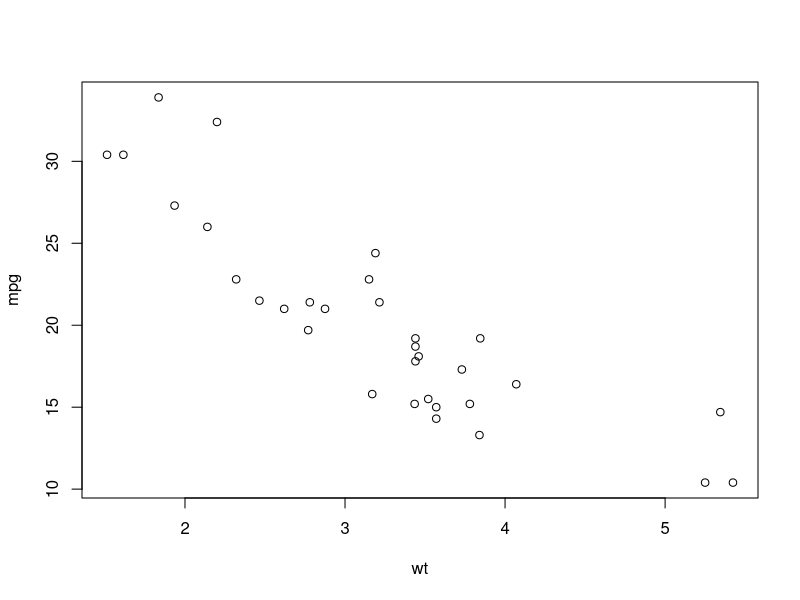
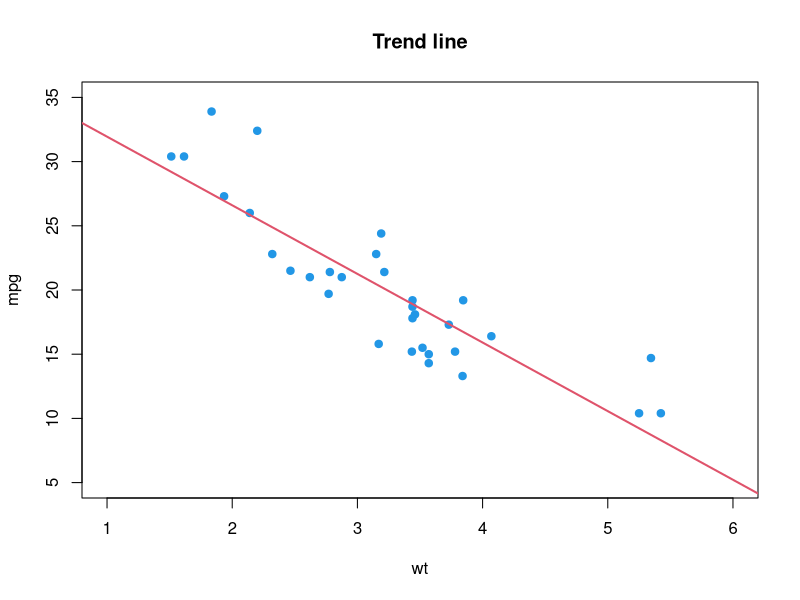
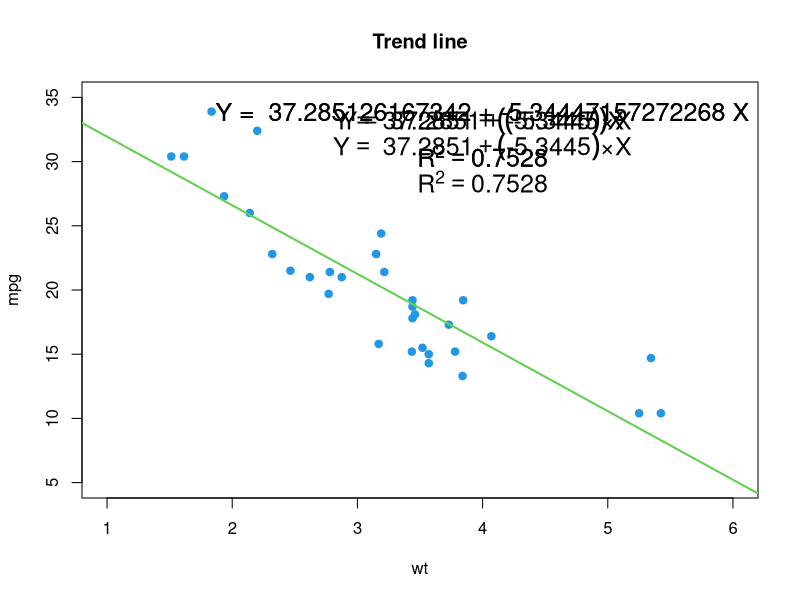
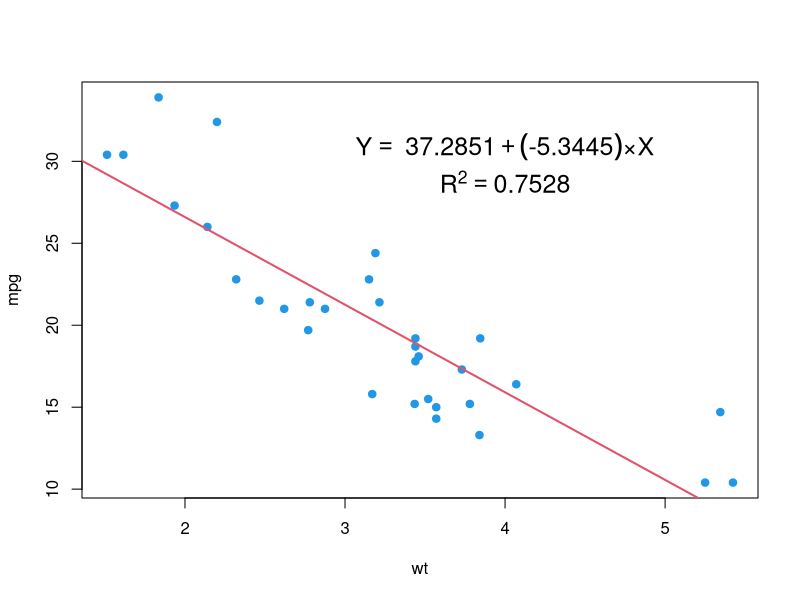
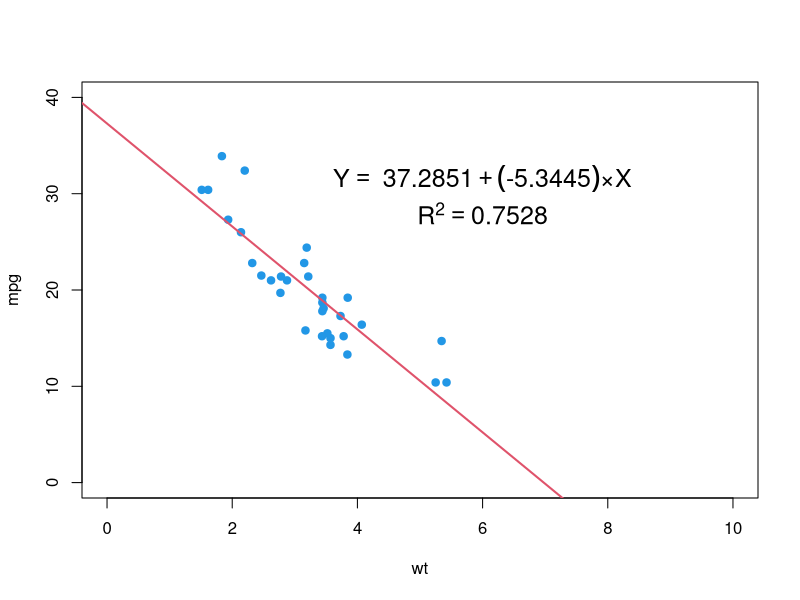
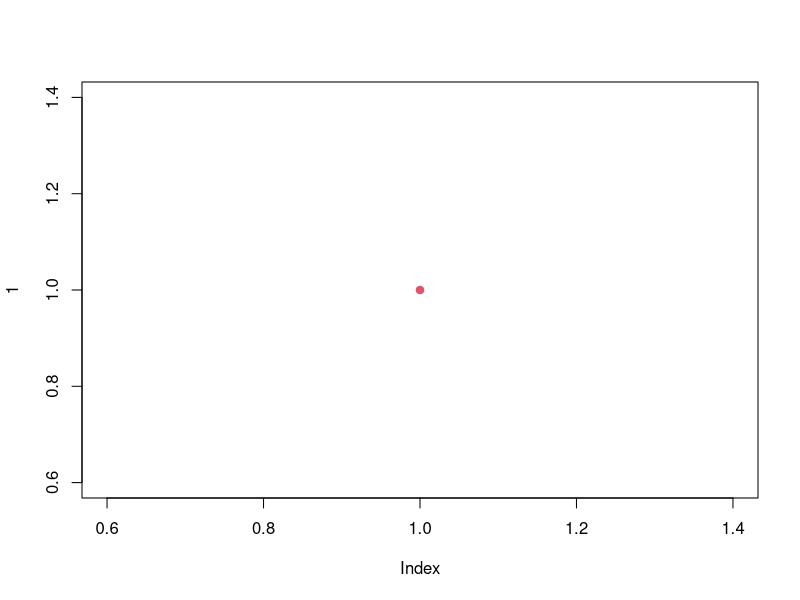
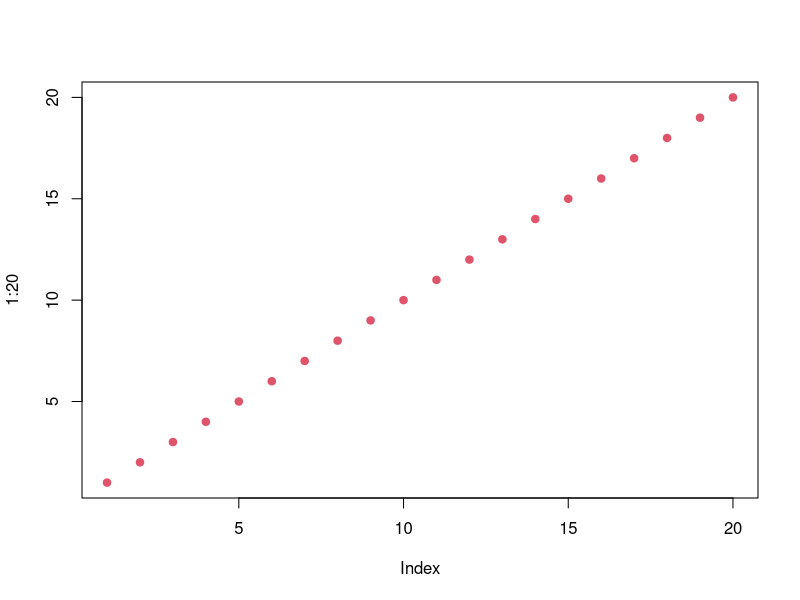
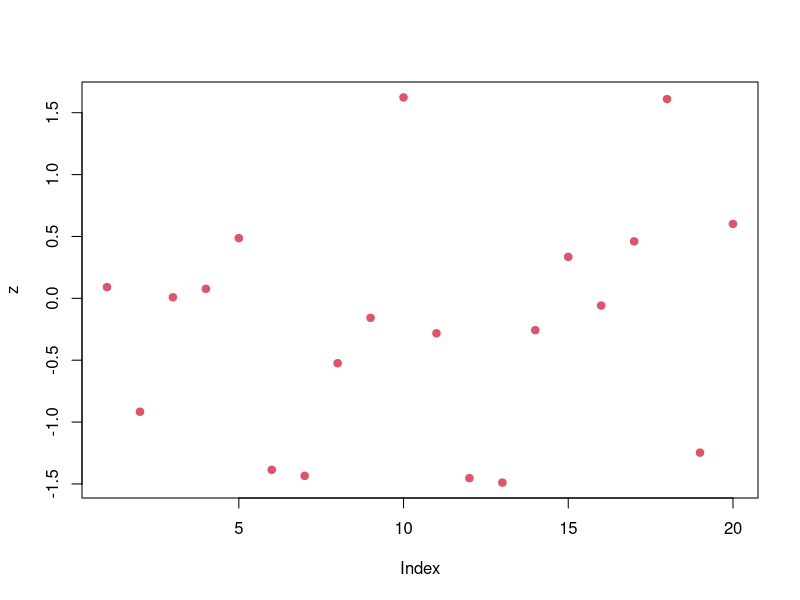

Reproduce these figures in R, in order.
# BÀI 1: LỊCH SỬ PHÁT TRIỂN GRAPHIC TRONG R ####

# Link download file code
# https://github.com/tanduc307/tuhocr/tree/main/dvsr

###########################################################

# BÀI 2: NGUYÊN TẮC VẼ ĐỒ THỊ TRONG R (PHẦN 1) ####

# Vẽ đồ thị trong Excel
?mtcars
write.csv(mtcars, "mtcars_test.csv")

###########################################################

# BÀI 3: NGUYÊN TẮC VẼ ĐỒ THỊ TRONG R (PHẦN 2) ####

plot(mpg ~ wt, data = mtcars)

?mtcars
write.csv(mtcars, "mtcars_test.csv")# linear regression (fitting, smooth)
# https://vi.wikipedia.org/wiki/H%E1%BB%93i_quy_tuy%E1%BA%BFn_t%C3%ADnh
# https://www.spiceworks.com/tech/artificial-intelligence/articles/what-is-linear-regression/
# cách 1:
# R formula
plot(mpg ~ wt, data = mtcars, pch = 19, col = 4, 
     ylim = c(5, 35), xlim = c(1, 6), main = "Trend line") # pch == point character; col == color
fit_lm <- lm(mpg ~ wt, data = mtcars) # lm == Fitting Linear Models
abline(fit_lm, col = 2, lwd = 2) # lwd == line width 
# abline == add straight line / absolute line

class(fit_lm)
summary(fit_lm)
attributes(fit_lm)
str(fit_lm)
unclass(fit_lm)

# cách 2:
plot(mpg ~ wt, data = mtcars, pch = 19, col = 4, 
     ylim = c(5, 35), xlim = c(1, 6), main = "Trend line")
abline(lm(mpg ~ wt, data = mtcars), col = 3, lwd = 2)
### Correlation Coefficient | Hệ số tương quan
coef_lm <- coef(lm(mpg ~ wt, data = mtcars))
coef_lm 
round(coef_lm, 4) -> ok
ok
class(ok)
###
fit_lm <- lm(mpg ~ wt, data = mtcars)
summary(fit_lm)
# https://www.statology.org/multiple-r-vs-r-squared/

unclass(summary(fit_lm))
unclass(summary(fit_lm))$r.squared
round(unclass(summary(fit_lm))$r.squared, 4) -> r_ok
r_ok

text(x = 4, y = max(mtcars$mpg),  paste("Y = ", fit_lm$coefficients[1], "+", fit_lm$coefficients[2], "X"),
     cex = 1.5)

text(x = 4, y = max(mtcars$mpg),  paste("Y = ", fit_lm$coefficients[1], "+", fit_lm$coefficients[2], "X"),
     cex = 1.5)


text(x = 4, y = max(mtcars$mpg)-2,  
     bquote(atop(Y == ~ .(ok[1]) + (.(ok[2])) * X, R^2 == .(r_ok))),
     cex = 1.5)

text(x = 4, y = max(mtcars$mpg)-4,  
     bquote(atop(Y == ~ .(round(fit_lm$coefficients[1], 4)) + (.(round(fit_lm$coefficients[2], 4))) * "\u00D7" * X, R^2 == .(round(unclass(summary(fit_lm))$r.squared, 4)))),
     cex = 1.5)

text(x = 4, y = max(mtcars$mpg)-2,  
     bquote(atop(Y == ~ .(ok[1]) + (.(ok[2])) * "\u00D7" * X, R^2 == .(r_ok))),
     cex = 1.5)

# dấu nhân == multiply sign ×

# https://www.r-bloggers.com/2018/03/math-notation-for-r-plot-titles-expression-and-bquote/
# https://stackoverflow.com/questions/4973898/combining-paste-and-expression-functions-in-plot-labels

# https://rpubs.com/aaronsc32/
# https://rpubs.com/aaronsc32/regression-confidence-prediction-intervals

###########################################################

# BÀI 4: SO SÁNH 2 ĐỒ THỊ ####

fit_lm <- lm(mpg ~ wt, data = mtcars)
plot(mpg ~ wt, data = mtcars, pch = 19, col = 4)
abline(fit_lm, col = 2, lwd = 2)

text(x = 4, y = max(mtcars$mpg)-4,  
     bquote(atop(Y == ~ .(round(fit_lm$coefficients[1], 4)) + (.(round(fit_lm$coefficients[2], 4))) * "\u00D7" * X, R^2 == .(round(unclass(summary(fit_lm))$r.squared, 4)))),
     cex = 1.5)


plot(mpg ~ wt, data = mtcars, pch = 19, col = 4, 
     ylim = c(0, 40), xlim = c(0, 10))
abline(fit_lm, col = 2, lwd = 2)
text(x = 6, y = max(mtcars$mpg)-4,  
     bquote(atop(Y == ~ .(round(fit_lm$coefficients[1], 4)) + (.(round(fit_lm$coefficients[2], 4))) * "\u00D7" * X, R^2 == .(round(unclass(summary(fit_lm))$r.squared, 4)))),
     cex = 1.5)

###########################################################

# BÀI 5: NGUYÊN TẮC VẼ ĐỒ THỊ TRONG R (PHẦN 3) ####

# base R graphics == base plot == standard plot

# base-R graphics == R base graphics

# graphic, graphics, statistical graph, chart, plot

# Phân biệt thuật ngữ kỹ lưỡng
# Wilkinson, L. (2005). The Grammar of Graphics (2nd ed.)

# standard chart
# other chart ~ advanced chart

###########################################################

# BÀI 6: DATA VISUALIZATION LÀ GÌ? ####

# https://www.tuhocr.com/faqs/dataviz

###########################################################

# BÀI 7: PHÂN TÍCH LỆNH PLOT ####

plot(1, pch = 19, col = 2) # vector 1 thành phần

plot(1:20, pch = 19, col = 2) # vector 1 dãy số

z <- rnorm(n = 20, mean = 0, sd = 1)
z
plot(z, pch = 19, col = 2)

plot(1:10, 30:21, pch = 19, col = 2) # vector x, vector y

ok <- data.frame(aaa = c(2, 3, 4, 6, 7, -1, 10, 0), bbb = c(-1, -4, 2, 5, 10, 0, 1, -2))
ok

plot(ok, pch = 19, col = 2)
plot(ok$aaa, ok$bbb, pch = 19, col = 2)
plot(ok$bbb, ok$aaa, pch = 19, col = 2)
plot(x = ok$bbb, y = 1:8, pch = 19, col = 2)

plot(aaa ~ bbb, ok, pch = 19, col = 2) # y ~ x, data = ok
plot(bbb ~ aaa, ok, pch = 19, col = 2)
plot(ok$aaa ~ ok$bbb, data = ok, pch = 19, col = 2)

ok$eee <- 1:8
ok
plot(ok, pch = 19, col = 2)



























